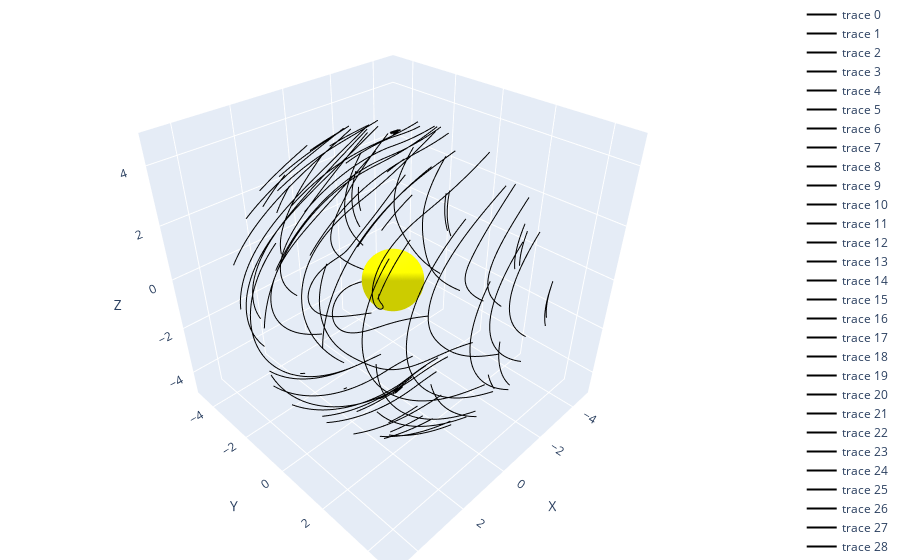

The cell this chart's notebook holds for it:
### Code cell
sh = visualization_tools.SHVisualizer(G, H)
sh.visualize_field_lines(grid_density=10, r=1.1, closed_only=False)
